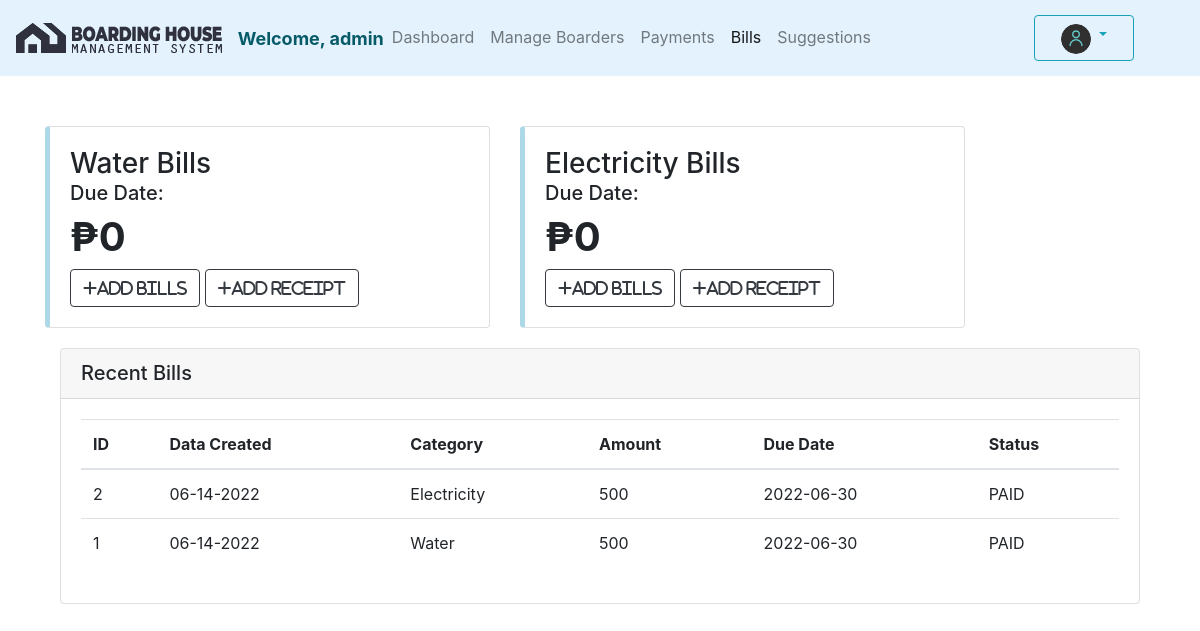
Screenshot of /Admin/bills.php (signed in) with the database file from the repository.
### tables this page shows
CREATE TABLE `bills` (
  `id` int(11) NOT NULL,
  `date_created` varchar(255) NOT NULL,
  `category` varchar(255) NOT NULL,
  `amount` int(11) NOT NULL,
  `due_date` varchar(255) NOT NULL,
  `status` varchar(255) NOT NULL
);

### Admin/bills.php (the view, shortened to what this page needs)
<?php
include("../config.php");
$user_check=$_SESSION['access'];
$sql="SELECT * FROM admin WHERE username='$user_check'";
$stmt=$conn->query($sql);
$row=$stmt->fetch(PDO::FETCH_ASSOC);
$login_user=$row['username'];
?>
<!DOCTYPE html>
<html lang="en">
<head>
    <link rel="stylesheet" href="../bootstrap/css/bootstrap.css">
    <link rel="stylesheet" href="../fontawesome/css/all.css">
</head>
<body>
    <nav class="navbar navbar-expand-lg navbar-light" style="background-color: #e3f2fd;">
        <a class="navbar-brand" href="#">
            <img src="../Assets/logo/main-logo.png" class="d-inline-block align-top" alt="">
            <img src="../Assets/logo/main-logo-text.png" class="d-inline-block align-top" alt="">
        </a>
        <div class="collapse navbar-collapse" id="navbarSupportedContent">
            <ul class="navbar-nav mr-auto">
                <li class="nav-item">
					<span class="navbar-text" style="font-weight: bold; color:#075b68; font-size: 18px;">Welcome, <?php echo $login_user ?></span>
				</li>
                <li class="nav-item">
                    <a class="nav-link" href="dashboard.php">Dashboard</a>
                </li>
                <li class="nav-item">
                    <a class="nav-link" href="manageBoarders.php">Manage Boarders</a>
                </li>
                 <li class="nav-item">
                    <a class="nav-link" href="payments.php">Payments</a>
                </li>
                 <li class="nav-item active">
                    <a class="nav-link" href="bills.php">Bills</a>
                </li>
                <?php
                    $sql="SELECT * FROM suggestions WHERE status='unread'";
                    $stmt=$conn->query($sql);
                    $num=$stmt->rowCount();
                ?>
                <li class="nav-item">
                    <a class="nav-link" href="suggestions.php">Suggestions <?php if($num>0) echo "<span class='badge badge-danger'>$num</span>" ?></a>
                </li>
            </ul>
            <div class="dropdown" style="padding-right: 50px">
                <button type="button" class="btn btn-outline-info dropdown-toggle" data-toggle="dropdown" aria-haspopup="true" aria-expanded="false" style="width: 100px">
                    <span class="navbar-text" style="font-size: 15px; padding:0">
                    <img src="../Assets/logo/user.png" width="30" height="30" class="d-inline-block align-top" alt="" style="border-radius: 50%">
                    </span>
                </button>
			</div>
        </div>
        </nav>
        <div class="container" style="margin-top: 50px;">
            <div class="row">
                <div class="col-sm-5">
                    <div class="card" style="border-left: 5px solid lightblue;">
                        <div class="card-body">
                        <?php
                            $sql="SELECT COUNT(*) FROM bills WHERE status='Pending' AND category='Water'";
                            $stmt = $conn->prepare($sql);
                            $stmt -> execute();
                            $count=$stmt->fetchColumn();
                            if($count>=1){
                                $sql="SELECT * FROM bills ORDER BY id DESC";
                                $stmt=$conn->query($sql);
                                while($row=$stmt->fetch(PDO::FETCH_ASSOC)){
                                    if($row['category']=="Water" && $row['status']=="Pending"){
                        ?>
                            <h3 class="d-inline card-title">Water Bills</h3>
                            <h5>Due Date:
                                <span style="color: #dc3545"><b><?php echo $row['due_date']; ?></b></span>
                            </h5>
                            <h1 class="card-text">
                                <b><span aria-hidden="true">&#8369;</span><?php echo $row['amount']; ?></b>
                            </h1>
                            <span><button type="button" class="btn btn-outline-dark btn-s" data-toggle="modal" data-target="#addBillWater"><i class="fa fa-plus">Add Bills</i></button></span>
                            <span><button type="button" class="btn btn-outline-dark btn-s" data-toggle="modal" data-target="#receiptBillWater"><i class="fa fa-plus">Add Receipt</i></button></span>
                        <?php
                            break; }}}
                            else{
                         ?>
                         <h3 class="d-inline card-title">Water Bills</h3>
                            <h5>Due Date:
                            </h5>
                            <h1 class="card-text">
                                <b><span aria-hidden="true">&#8369;</span>0</b>
                            </h1>
                            <span><button type="button" class="btn btn-outline-dark btn-s" data-toggle="modal" data-target="#addBillWater"><i class="fa fa-plus">Add Bills</i></button></span>
                            <span><button type="button" class="btn btn-outline-dark btn-s" data-toggle="modal" data-target="#receiptBillWater"><i class="fa fa-plus">Add Receipt</i></button></span>
                         <?php
                            }
                         ?>
                        </div>
                    </div>
                </div>
                <div class="col-sm-5">
                    <div class="card" style="border-left: 5px solid lightblue;">
                        <div class="card-body">
                        <?php
                            $sql="SELECT COUNT(*) FROM bills WHERE status='Pending' AND category='Electricity'";
                            $stmt = $conn->prepare($sql);
                            $stmt -> execute();
                            $count=$stmt->fetchColumn();
                            if($count>=1){
                            $sql="SELECT * FROM bills ORDER BY id DESC";
                            $stmt=$conn->query($sql);
                            while($row=$stmt->fetch(PDO::FETCH_ASSOC)){
                                if($row['category']=="Electricity" && $row['status']=="Pending"){
                        ?>
                            <h3 class="d-inline card-title">Electricity Bills</h3>
                            <h5>Due Date:
                                <span style="color: #dc3545"><b><?php echo $row['due_date']; ?></b></span>
                            </h5>
                            <h1 class="card-text">
                                <b><span aria-hidden="true">&#8369;<?php echo $row['amount']; ?></b>
                            </h1>
                            <span><button type="button" class="btn btn-outline-dark btn-s" data-toggle="modal" data-target="#addBillElectricity"><i class="fa fa-plus">Add Bills</i></button></span>
                            <span><button type="button" class="btn btn-outline-dark btn-s" data-toggle="modal" data-target="#receiptBillElectricity"><i class="fa fa-plus">Add Receipt</i></button></span>
                        </div>
                        <?php
                            break; }}}
                            else{
                        ?>
                        <h3 class="d-inline card-title">Electricity Bills</h3>
                            <h5>Due Date:
                            </h5>
                            <h1 class="card-text">
                                <b><span aria-hidden="true">&#8369;</span>0</b>
                            </h1>
                            <span><button type="button" class="btn btn-outline-dark btn-s" data-toggle="modal" data-target="#addBillElectricity"><i class="fa fa-plus">Add Bills</i></button></span>
                            <span><button type="button" class="btn btn-outline-dark btn-s" data-toggle="modal" data-target="#receiptBillElectricity"><i class="fa fa-plus">Add Receipt</i></button></span>
                        <?php
                            }
                        ?>
                    </div>
                </div>
            </div>
        </div>
    <div class="container" style="margin-top: 20px;">
        <div class="card">
            <div class="card-header">
                <h5 class="d-inline ">Recent Bills
                </h5>
                </div>
            <div class="card-body">
                <table class="table table-hover">
                    <thead>
                        <tr>
                            <th>ID</th>
                            <th>Data Created</th>
                            <th>Category</th>
                            <th>Amount</th>
                            <th>Due Date</th>
                            <th>Status</th>
                        </tr>
                    </thead>
                    <tbody>
                        <?php
                            $sql="SELECT * FROM bills ORDER BY id DESC";
                            $stmt=$conn->query($sql);
                            while($row=$stmt->fetch(PDO::FETCH_ASSOC)){
                        ?>
                        <tr>
                            <td><?php echo $row['id']; ?></td>
                            <td><?php echo $row['date_created']; ?></td>
                            <td><?php echo $row['category']; ?></td>
                            <td><?php echo $row['amount']; ?></td>
                            <td><?php echo $row['due_date']; ?></td>
                            <td><?php echo $row['status']; ?></td>
                        </tr>
                        <?php } ?>
                    </tbody>
                </table>
            </div>
        </div>
    </div>
</div>
</body>
</html>

### rows the page displays
bills: id "2", date_created "06-14-2022", category "Electricity", amount "500", due_date "2022-06-30", status "PAID"
bills: id "1", date_created "06-14-2022", category "Water", amount "500", due_date "2022-06-30", status "PAID"

### other values shown
$login_user "admin"
